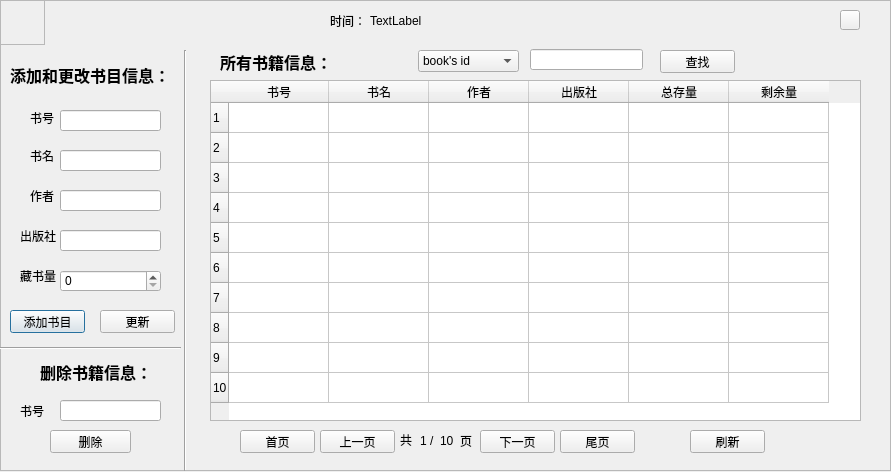
<?xml version="1.0" encoding="UTF-8"?>
<ui version="4.0">
 <class>book</class>
 <widget class="QDialog" name="book">
  <property name="geometry">
   <rect>
    <x>0</x>
    <y>0</y>
    <width>891</width>
    <height>472</height>
   </rect>
  </property>
  <property name="minimumSize">
   <size>
    <width>891</width>
    <height>472</height>
   </size>
  </property>
  <property name="maximumSize">
   <size>
    <width>891</width>
    <height>472</height>
   </size>
  </property>
  <property name="windowTitle">
   <string>查询修改更新书目</string>
  </property>
  <property name="modal">
   <bool>true</bool>
  </property>
  <widget class="QLabel" name="label">
   <property name="geometry">
    <rect>
     <x>30</x>
     <y>110</y>
     <width>51</width>
     <height>16</height>
    </rect>
   </property>
   <property name="text">
    <string>书号</string>
   </property>
  </widget>
  <widget class="QLineEdit" name="book_id">
   <property name="geometry">
    <rect>
     <x>60</x>
     <y>110</y>
     <width>101</width>
     <height>21</height>
    </rect>
   </property>
  </widget>
  <widget class="QLabel" name="label_2">
   <property name="geometry">
    <rect>
     <x>30</x>
     <y>150</y>
     <width>54</width>
     <height>12</height>
    </rect>
   </property>
   <property name="text">
    <string>书名</string>
   </property>
  </widget>
  <widget class="QLineEdit" name="book_name">
   <property name="geometry">
    <rect>
     <x>60</x>
     <y>150</y>
     <width>101</width>
     <height>21</height>
    </rect>
   </property>
  </widget>
  <widget class="QLineEdit" name="book_author">
   <property name="geometry">
    <rect>
     <x>60</x>
     <y>190</y>
     <width>101</width>
     <height>21</height>
    </rect>
   </property>
  </widget>
  <widget class="QLabel" name="label_3">
   <property name="geometry">
    <rect>
     <x>20</x>
     <y>230</y>
     <width>54</width>
     <height>12</height>
    </rect>
   </property>
   <property name="text">
    <string>出版社</string>
   </property>
  </widget>
  <widget class="QLineEdit" name="book_press">
   <property name="geometry">
    <rect>
     <x>60</x>
     <y>230</y>
     <width>101</width>
     <height>21</height>
    </rect>
   </property>
  </widget>
  <widget class="QLabel" name="label_5">
   <property name="geometry">
    <rect>
     <x>20</x>
     <y>270</y>
     <width>54</width>
     <height>12</height>
    </rect>
   </property>
   <property name="text">
    <string>藏书量</string>
   </property>
  </widget>
  <widget class="QPushButton" name="add">
   <property name="geometry">
    <rect>
     <x>10</x>
     <y>310</y>
     <width>75</width>
     <height>23</height>
    </rect>
   </property>
   <property name="text">
    <string>添加书目</string>
   </property>
  </widget>
  <widget class="QLabel" name="label_6">
   <property name="geometry">
    <rect>
     <x>30</x>
     <y>190</y>
     <width>54</width>
     <height>12</height>
    </rect>
   </property>
   <property name="text">
    <string>作者</string>
   </property>
  </widget>
  <widget class="QSpinBox" name="book_all">
   <property name="geometry">
    <rect>
     <x>60</x>
     <y>270</y>
     <width>101</width>
     <height>22</height>
    </rect>
   </property>
  </widget>
  <widget class="QLabel" name="label_7">
   <property name="geometry">
    <rect>
     <x>20</x>
     <y>400</y>
     <width>54</width>
     <height>21</height>
    </rect>
   </property>
   <property name="text">
    <string>书号</string>
   </property>
  </widget>
  <widget class="QLineEdit" name="deleteid">
   <property name="geometry">
    <rect>
     <x>60</x>
     <y>400</y>
     <width>101</width>
     <height>21</height>
    </rect>
   </property>
  </widget>
  <widget class="QPushButton" name="pushButton_2">
   <property name="geometry">
    <rect>
     <x>100</x>
     <y>310</y>
     <width>75</width>
     <height>23</height>
    </rect>
   </property>
   <property name="text">
    <string>更新</string>
   </property>
  </widget>
  <widget class="QTableWidget" name="table">
   <property name="geometry">
    <rect>
     <x>210</x>
     <y>80</y>
     <width>651</width>
     <height>341</height>
    </rect>
   </property>
   <row>
    <property name="text">
     <string>1</string>
    </property>
   </row>
   <row>
    <property name="text">
     <string>2</string>
    </property>
   </row>
   <row>
    <property name="text">
     <string>3</string>
    </property>
   </row>
   <row>
    <property name="text">
     <string>4</string>
    </property>
   </row>
   <row>
    <property name="text">
     <string>5</string>
    </property>
   </row>
   <row>
    <property name="text">
     <string>6</string>
    </property>
   </row>
   <row>
    <property name="text">
     <string>7</string>
    </property>
   </row>
   <row>
    <property name="text">
     <string>8</string>
    </property>
   </row>
   <row>
    <property name="text">
     <string>9</string>
    </property>
   </row>
   <row>
    <property name="text">
     <string>10</string>
    </property>
   </row>
   <column>
    <property name="text">
     <string>书号</string>
    </property>
   </column>
   <column>
    <property name="text">
     <string>书名</string>
    </property>
   </column>
   <column>
    <property name="text">
     <string>作者</string>
    </property>
   </column>
   <column>
    <property name="text">
     <string>出版社</string>
    </property>
   </column>
   <column>
    <property name="text">
     <string>总存量</string>
    </property>
   </column>
   <column>
    <property name="text">
     <string>剩余量</string>
    </property>
   </column>
  </widget>
  <widget class="QPushButton" name="delete_2">
   <property name="geometry">
    <rect>
     <x>50</x>
     <y>430</y>
     <width>81</width>
     <height>23</height>
    </rect>
   </property>
   <property name="text">
    <string>删除</string>
   </property>
  </widget>
  <widget class="QPushButton" name="freshen">
   <property name="geometry">
    <rect>
     <x>690</x>
     <y>430</y>
     <width>75</width>
     <height>23</height>
    </rect>
   </property>
   <property name="text">
    <string>刷新</string>
   </property>
  </widget>
  <widget class="QPushButton" name="nextpage">
   <property name="geometry">
    <rect>
     <x>480</x>
     <y>430</y>
     <width>75</width>
     <height>23</height>
    </rect>
   </property>
   <property name="text">
    <string>下一页</string>
   </property>
  </widget>
  <widget class="QPushButton" name="lastpage">
   <property name="geometry">
    <rect>
     <x>320</x>
     <y>430</y>
     <width>75</width>
     <height>23</height>
    </rect>
   </property>
   <property name="text">
    <string>上一页</string>
   </property>
  </widget>
  <widget class="QLabel" name="label_4">
   <property name="geometry">
    <rect>
     <x>400</x>
     <y>430</y>
     <width>21</width>
     <height>20</height>
    </rect>
   </property>
   <property name="text">
    <string>共</string>
   </property>
  </widget>
  <widget class="QLabel" name="now">
   <property name="geometry">
    <rect>
     <x>420</x>
     <y>430</y>
     <width>16</width>
     <height>21</height>
    </rect>
   </property>
   <property name="text">
    <string>1</string>
   </property>
  </widget>
  <widget class="QLabel" name="label_9">
   <property name="geometry">
    <rect>
     <x>430</x>
     <y>430</y>
     <width>21</width>
     <height>21</height>
    </rect>
   </property>
   <property name="text">
    <string>/</string>
   </property>
  </widget>
  <widget class="QLabel" name="total">
   <property name="geometry">
    <rect>
     <x>440</x>
     <y>430</y>
     <width>20</width>
     <height>21</height>
    </rect>
   </property>
   <property name="text">
    <string>10</string>
   </property>
  </widget>
  <widget class="QLabel" name="label_11">
   <property name="geometry">
    <rect>
     <x>460</x>
     <y>430</y>
     <width>16</width>
     <height>21</height>
    </rect>
   </property>
   <property name="text">
    <string>页</string>
   </property>
  </widget>
  <widget class="QPushButton" name="end">
   <property name="geometry">
    <rect>
     <x>560</x>
     <y>430</y>
     <width>75</width>
     <height>23</height>
    </rect>
   </property>
   <property name="text">
    <string>尾页</string>
   </property>
  </widget>
  <widget class="QPushButton" name="begin">
   <property name="geometry">
    <rect>
     <x>240</x>
     <y>430</y>
     <width>75</width>
     <height>23</height>
    </rect>
   </property>
   <property name="text">
    <string>首页</string>
   </property>
  </widget>
  <widget class="Line" name="line">
   <property name="geometry">
    <rect>
     <x>0</x>
     <y>340</y>
     <width>181</width>
     <height>16</height>
    </rect>
   </property>
   <property name="orientation">
    <enum>Qt::Horizontal</enum>
   </property>
  </widget>
  <widget class="Line" name="line_2">
   <property name="geometry">
    <rect>
     <x>170</x>
     <y>50</y>
     <width>31</width>
     <height>421</height>
    </rect>
   </property>
   <property name="orientation">
    <enum>Qt::Vertical</enum>
   </property>
  </widget>
  <widget class="QComboBox" name="kind">
   <property name="geometry">
    <rect>
     <x>418</x>
     <y>50</y>
     <width>101</width>
     <height>22</height>
    </rect>
   </property>
   <item>
    <property name="text">
     <string>book's id</string>
    </property>
   </item>
   <item>
    <property name="text">
     <string>name</string>
    </property>
   </item>
   <item>
    <property name="text">
     <string>author</string>
    </property>
   </item>
   <item>
    <property name="text">
     <string>book concern</string>
    </property>
   </item>
  </widget>
  <widget class="QLineEdit" name="seekline">
   <property name="geometry">
    <rect>
     <x>530</x>
     <y>49</y>
     <width>113</width>
     <height>21</height>
    </rect>
   </property>
  </widget>
  <widget class="QPushButton" name="seek">
   <property name="geometry">
    <rect>
     <x>660</x>
     <y>50</y>
     <width>75</width>
     <height>23</height>
    </rect>
   </property>
   <property name="text">
    <string>查找</string>
   </property>
  </widget>
  <widget class="QLabel" name="label_8">
   <property name="geometry">
    <rect>
     <x>10</x>
     <y>60</y>
     <width>171</width>
     <height>31</height>
    </rect>
   </property>
   <property name="text">
    <string>&lt;html&gt;&lt;head/&gt;&lt;body&gt;&lt;p&gt;&lt;span style=&quot; font-size:12pt; font-weight:600;&quot;&gt;添加和更改书目信息：&lt;/span&gt;&lt;/p&gt;&lt;/body&gt;&lt;/html&gt;</string>
   </property>
  </widget>
  <widget class="QLabel" name="label_10">
   <property name="geometry">
    <rect>
     <x>40</x>
     <y>360</y>
     <width>121</width>
     <height>21</height>
    </rect>
   </property>
   <property name="text">
    <string>&lt;html&gt;&lt;head/&gt;&lt;body&gt;&lt;p&gt;&lt;span style=&quot; font-size:12pt; font-weight:600;&quot;&gt;删除书籍信息：&lt;/span&gt;&lt;/p&gt;&lt;/body&gt;&lt;/html&gt;</string>
   </property>
  </widget>
  <widget class="QLabel" name="label_12">
   <property name="geometry">
    <rect>
     <x>220</x>
     <y>50</y>
     <width>151</width>
     <height>21</height>
    </rect>
   </property>
   <property name="text">
    <string>&lt;html&gt;&lt;head/&gt;&lt;body&gt;&lt;p&gt;&lt;span style=&quot; font-size:12pt; font-weight:600;&quot;&gt;所有书籍信息：&lt;/span&gt;&lt;/p&gt;&lt;/body&gt;&lt;/html&gt;</string>
   </property>
  </widget>
  <widget class="QLabel" name="label_13">
   <property name="geometry">
    <rect>
     <x>330</x>
     <y>10</y>
     <width>54</width>
     <height>21</height>
    </rect>
   </property>
   <property name="text">
    <string>时间：</string>
   </property>
  </widget>
  <widget class="QLabel" name="time">
   <property name="geometry">
    <rect>
     <x>370</x>
     <y>10</y>
     <width>81</width>
     <height>21</height>
    </rect>
   </property>
   <property name="text">
    <string>TextLabel</string>
   </property>
  </widget>
  <widget class="QFrame" name="frame">
   <property name="geometry">
    <rect>
     <x>0</x>
     <y>0</y>
     <width>891</width>
     <height>471</height>
    </rect>
   </property>
   <property name="styleSheet">
    <string notr="true">background-image: url(:/new/mainwindow/book.png);</string>
   </property>
   <property name="frameShape">
    <enum>QFrame::StyledPanel</enum>
   </property>
   <property name="frameShadow">
    <enum>QFrame::Raised</enum>
   </property>
   <widget class="QPushButton" name="bexit">
    <property name="geometry">
     <rect>
      <x>840</x>
      <y>10</y>
      <width>20</width>
      <height>20</height>
     </rect>
    </property>
    <property name="minimumSize">
     <size>
      <width>20</width>
      <height>20</height>
     </size>
    </property>
    <property name="maximumSize">
     <size>
      <width>20</width>
      <height>20</height>
     </size>
    </property>
    <property name="styleSheet">
     <string notr="true">background-image: url(:/new/mainwindow/20080528160815502.gif);</string>
    </property>
    <property name="text">
     <string/>
    </property>
   </widget>
   <widget class="QFrame" name="frame_2">
    <property name="geometry">
     <rect>
      <x>0</x>
      <y>0</y>
      <width>45</width>
      <height>45</height>
     </rect>
    </property>
    <property name="minimumSize">
     <size>
      <width>45</width>
      <height>45</height>
     </size>
    </property>
    <property name="maximumSize">
     <size>
      <width>45</width>
      <height>45</height>
     </size>
    </property>
    <property name="styleSheet">
     <string notr="true">background-image: url(:/new/mainwindow/lms.ico);</string>
    </property>
    <property name="frameShape">
     <enum>QFrame::StyledPanel</enum>
    </property>
    <property name="frameShadow">
     <enum>QFrame::Raised</enum>
    </property>
   </widget>
  </widget>
  <zorder>frame</zorder>
  <zorder>label</zorder>
  <zorder>book_id</zorder>
  <zorder>label_2</zorder>
  <zorder>book_name</zorder>
  <zorder>book_author</zorder>
  <zorder>label_3</zorder>
  <zorder>book_press</zorder>
  <zorder>label_5</zorder>
  <zorder>add</zorder>
  <zorder>label_6</zorder>
  <zorder>book_all</zorder>
  <zorder>label_7</zorder>
  <zorder>deleteid</zorder>
  <zorder>pushButton_2</zorder>
  <zorder>table</zorder>
  <zorder>delete_2</zorder>
  <zorder>freshen</zorder>
  <zorder>nextpage</zorder>
  <zorder>lastpage</zorder>
  <zorder>label_4</zorder>
  <zorder>now</zorder>
  <zorder>label_9</zorder>
  <zorder>total</zorder>
  <zorder>label_11</zorder>
  <zorder>end</zorder>
  <zorder>begin</zorder>
  <zorder>line</zorder>
  <zorder>line_2</zorder>
  <zorder>kind</zorder>
  <zorder>seekline</zorder>
  <zorder>seek</zorder>
  <zorder>label_8</zorder>
  <zorder>label_10</zorder>
  <zorder>label_12</zorder>
  <zorder>label_13</zorder>
  <zorder>time</zorder>
 </widget>
 <tabstops>
  <tabstop>book_id</tabstop>
  <tabstop>book_name</tabstop>
  <tabstop>book_author</tabstop>
  <tabstop>book_press</tabstop>
  <tabstop>book_all</tabstop>
  <tabstop>deleteid</tabstop>
  <tabstop>add</tabstop>
  <tabstop>pushButton_2</tabstop>
  <tabstop>table</tabstop>
  <tabstop>delete_2</tabstop>
  <tabstop>freshen</tabstop>
  <tabstop>bexit</tabstop>
 </tabstops>
 <resources/>
 <connections/>
</ui>
